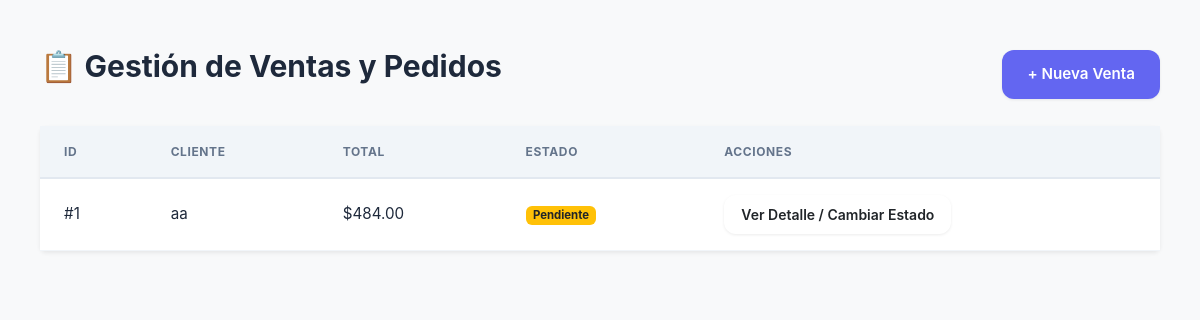
Page /ventas/ (signed in) on the committed database.
### stock/models.py (models this page shows, shortened)
class Ventas(models.Model):
    ESTADO_CHOICES = [
        ('pendiente', 'Pendiente'),
        ('confirmada', 'Confirmada'),
        ('enviada', 'Enviada'),      # 🎯 Aquí se descuenta stock
        ('entregada', 'Entregada'),
        ('cancelada', 'Cancelada'),
    ]
    usuario_creador = models.ForeignKey(
        User,
        on_delete=models.SET_NULL,
        null=True,
        blank=True,
        related_name='ventas_creadas',
        verbose_name="Usuario creador"
    )
    cliente = models.ForeignKey(
        Cliente,
        on_delete=models.CASCADE,
        verbose_name="Cliente"
    )
    chofer = models.ForeignKey(
        Chofer,
        on_delete=models.SET_NULL,
        null=True,
        blank=True,
        verbose_name="Chofer Asignado"
    )
    fecha_envio_programada = models.DateField(
        blank=True,
        null=True,
        verbose_name="Fecha Programada de Envío"
    )
    hora_envio_programada = models.TimeField(
        blank=True,
        null=True,
        verbose_name="Hora Programada de Envío"
    )
    estado = models.CharField(
        max_length=20,
        choices=ESTADO_CHOICES,
        default='pendiente',
        verbose_name="Estado"
    )
    valor_total = models.DecimalField(
        max_digits=10,
        decimal_places=2,
        default=0
    )
    fecha_creacion = models.DateTimeField(
        auto_now_add=True,
        verbose_name="Fecha de Creación"
    )
    fecha_envio = models.DateTimeField(
        blank=True,
        null=True,
        verbose_name="Fecha Real de Envío"
    )
    notas = models.TextField(
        blank=True,
        null=True,
        verbose_name="Notas"
    )
    class Meta:
        verbose_name = "Venta"
        verbose_name_plural = "Ventas"
        ordering = ['-fecha_creacion']

class Cliente(models.Model):
    nombre_completo = models.CharField(max_length=200, verbose_name="Nombre y Apellido")
    nombre_local = models.CharField(max_length=200, blank=True, null=True, verbose_name="Nombre del Local")
    cuil = models.CharField(
        max_length=13,
        blank=True,
        null=True,
        verbose_name="CUIL/CUIT",
        unique=True  # Opcional: si querés que sea único
    )
    email = models.EmailField(unique=True, blank=True, null=True)
    telefono = models.CharField(max_length=20, blank=True, null=True)
    direccion = models.TextField(blank=True, null=True)
    fecha_registro = models.DateTimeField(auto_now_add=True)
    class Meta:
        verbose_name = "Cliente"
        verbose_name_plural = "Clientes"
        ordering = ['nombre_completo']

### stock/views.py (the view)
# urls.py: path('ventas/', views.lista_ventas, name='lista_ventas'),
@login_required
def lista_ventas(request):
    estado = request.GET.get('estado')
    cliente_id = request.GET.get('cliente')
    fecha_desde = request.GET.get('desde')
    fecha_hasta = request.GET.get('hasta')
    ventas = Ventas.objects.select_related('cliente').prefetch_related(
        'detalles__producto'
    ).all().order_by('-fecha_creacion')
    if estado:
        ventas = ventas.filter(estado=estado)
    if cliente_id:
        ventas = ventas.filter(cliente_id=cliente_id)
    if fecha_desde:
        ventas = ventas.filter(fecha_creacion__date__gte=fecha_desde)
    if fecha_hasta:
        ventas = ventas.filter(fecha_creacion__date__lte=fecha_hasta)
    clientes = Cliente.objects.all().order_by('nombre_completo')
    return render(request, 'ventas/lista_ventas.html', {
        'ventas': ventas,
        'clientes': clientes,
        'estado': estado,
        'cliente_id': cliente_id,
        'fecha_desde': fecha_desde,
        'fecha_hasta': fecha_hasta,
        'estados': Ventas.ESTADO_CHOICES,
    })

### stock/templates/ventas/lista_ventas.html (shortened to what this page needs)
{% load static %}
<!DOCTYPE html>
<html lang="es">
<head>
    <link rel="stylesheet" href="{% static 'css/bootstrap.min.css' %}">
     <link rel="stylesheet" href="{% static 'css/style.css' %}">
</head>
<body class="bg-light">
    <div class="container mt-4">
        <div class="d-flex justify-content-between align-items-center mb-4">
            <h2>📋 Gestión de Ventas y Pedidos</h2>
            <a href="{% url 'crear_venta' %}" class="btn btn-primary">+ Nueva Venta</a>
        </div>
        <table class="table table-hover bg-white shadow-sm rounded">
            <thead class="table-dark">
                <tr>
                    <th>ID</th>
                    <th>Cliente</th>
                    <th>Total</th>
                    <th>Estado</th>
                    <th>Acciones</th>
                </tr>
            </thead>
            <tbody>
                {% for v in ventas %}
                <tr>
                    <td>#{{ v.id }}</td>
                    <td>{{ v.cliente.nombre_completo }}</td>
                    <td>${{ v.valor_total }}</td>
                    <td>
                        <span class="badge
                            {% if v.estado == 'pendiente' %}bg-warning text-dark
                            {% elif v.estado == 'enviada' %}bg-info
                            {% elif v.estado == 'entregada' %}bg-success
                            {% else %}bg-secondary{% endif %}">
                            {{ v.get_estado_display }}
                        </span>
                    </td>
                    <td>
                        <a href="{% url 'detalle_venta' v.id %}" class="btn btn-sm btn-outline-dark">Ver Detalle / Cambiar Estado</a>
                    </td>
                </tr>
                {% endfor %}
            </tbody>
        </table>
    </div>
</body>
</html>

### stock/static/css/style.css (style rules this page uses)
:root { --primary-color: #6366f1; --primary-hover: #4f46e5; --primary-light: #818cf8; --secondary-color: #64748b; --secondary-hover: #475569; --success-color: #10b981; --success-hover: #059669; --danger-color: #ef4444; --danger-hover: #dc2626; --warning-color: #f59e0b; --info-color: #3b82f6; --bg-body: #f8fafc; --bg-card: #ffffff; --bg-header: #ffffff; --bg-hover: #f1f5f9; --text-main: #1e293b; --text-muted: #64748b; --text-light: #94a3b8; --text-white: #ffffff; --border-color: #e2e8f0; --border-light: #f1f5f9; --radius-sm: 0.5rem; --radius-md: 0.75rem; --radius-lg: 1rem; --shadow-sm: 0 1px 3px 0 rgb(0 0 0 / 0.08); --shadow-md: 0 4px 6px -1px rgb(0 0 0 / 0.08), 0 2px 4px -2px rgb(0 0 0 / 0.05); --shadow-lg: 0 10px 20px -3px rgb(0 0 0 / 0.1), 0 4px 8px -4px rgb(0 0 0 / 0.08); --transition-fast: all 0.15s ease-in-out; --transition-base: all 0.25s ease-in-out; --transition-slow: all 0.35s ease-in-out; --space-xs: 0.5rem; --space-sm: 0.75rem; --space-md: 1rem; --space-lg: 1.5rem; --space-xl: 2rem; --space-2xl: 3rem; }
* { margin: 0; padding: 0; box-sizing: border-box; }
html { font-size: 16px; scroll-behavior: smooth; }
body { font-family: 'Inter', -apple-system, BlinkMacSystemFont, 'Segoe UI', system-ui, sans-serif; background-color: var(--bg-body); color: var(--text-main); line-height: 1.6; -webkit-font-smoothing: antialiased; -moz-osx-font-smoothing: grayscale; min-height: 100vh; padding: var(--space-lg); font-size: 16px; }
h1, h2, h3, h4, h5, h6 { color: var(--text-main); font-weight: 700; line-height: 1.25; margin-bottom: var(--space-md); }
h2 { font-size: clamp(1.5rem, 4vw, 1.875rem); }
a { text-decoration: none; color: var(--primary-color); transition: var(--transition-fast); }
.container { max-width: 1200px; margin: 0 auto; padding: 0 var(--space-md); animation: fadeIn 0.4s ease-out; }
.btn { display: inline-flex; align-items: center; justify-content: center; gap: var(--space-xs); padding: 0.75rem 1.5rem; font-size: 0.95rem; font-weight: 600; border-radius: var(--radius-md); border: 1px solid transparent; cursor: pointer; transition: var(--transition-fast); box-shadow: var(--shadow-sm); min-height: 44px; white-space: nowrap; text-align: center; text-decoration: none; }
.btn-primary { background-color: var(--primary-color); color: var(--text-white); }
.btn-sm { padding: 0.5rem 1rem; font-size: 0.875rem; min-height: 38px; }
.shadow-sm { box-shadow: var(--shadow-sm); }
.mb-4 { margin-bottom: var(--space-lg); }
.mt-4 { margin-top: var(--space-lg); }
.table { width: 100%; border-collapse: collapse; background: var(--bg-card); min-width: 100%; }
.table th, .table-dark th { background-color: var(--bg-hover); color: var(--text-muted); font-weight: 700; text-transform: uppercase; font-size: 0.75rem; letter-spacing: 0.05em; padding: var(--space-md) var(--space-lg); text-align: left; border-bottom: 2px solid var(--border-color); border-top: none; white-space: nowrap; }
thead.table-dark { background-color: var(--bg-hover); }
.table-dark { background-color: transparent; color: var(--text-main); }
.table td { padding: var(--space-md) var(--space-lg); vertical-align: middle; border-bottom: 1px solid var(--border-light); color: var(--text-main); font-size: 0.95rem; }
.table tbody tr { transition: background-color 0.15s ease; }
.d-flex { display: flex; }
.justify-content-between { justify-content: space-between; }
.align-items-center { align-items: center; }
.bg-light { background-color: var(--bg-body); }
.rounded { border-radius: var(--radius-md); }

### rows in the picture
Ventas: id "1", cliente.nombre_completo "aa", valor_total "484.00", estado "Pendiente"
